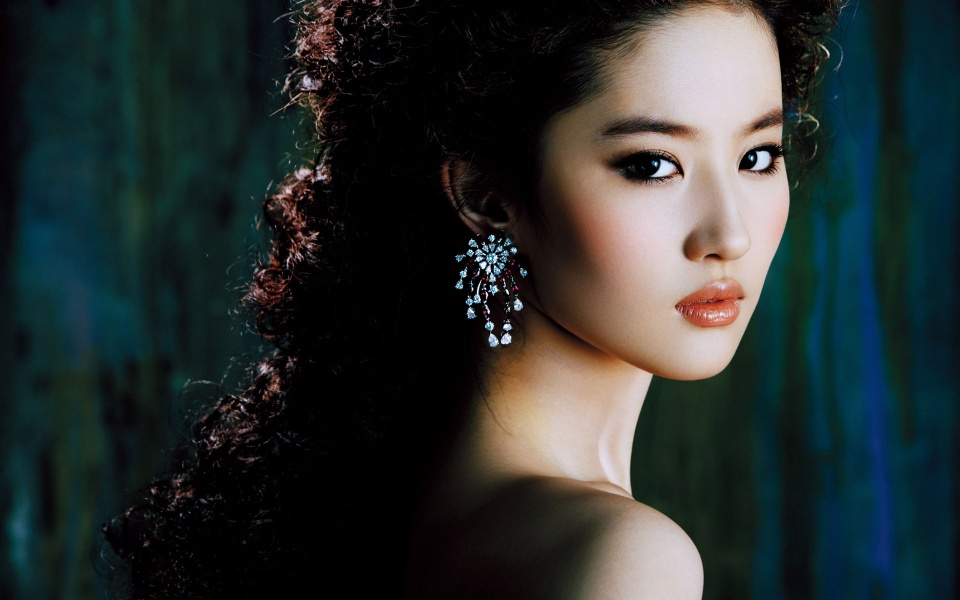
#> input picture df1.jpg, 960 x 600 px
$ python img_crop.py
#> lines starting #> are read from the running program, lines starting #| are printed output that depends on the picture
import cv2
import numpy as n
img=cv2.imread('df1.jpg')
#> img is the input picture: shape (600, 960, 3); mean B, G, R 47.2, 47.8, 40.8
height,width=img.shape[:2]
#> height = 600; width = 960
start_row,start_col=int(height*0.25),int(width*0.15)
#> start_row = 150; start_col = 144
end_row,end_col=int (height*0.75),int (width*0.9)
#> end_row = 450; end_col = 864
cropped=img[start_row:end_row,start_col:end_col]
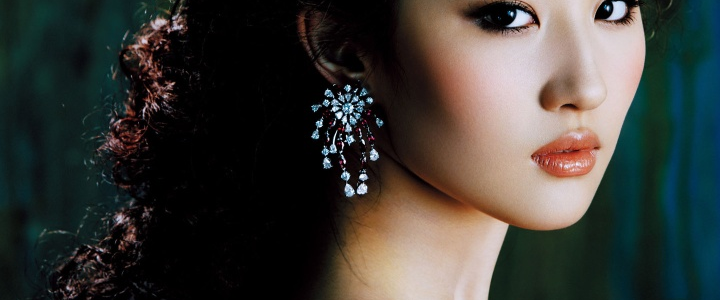
#> cropped: shape (300, 720, 3); mean B, G, R 54.1, 58.3, 58.5
cv2.imshow('Original',img)
cv2.waitKey(0)
cv2.imshow('Cropped',cropped)
cv2.waitKey(0)
cv2.destroyAllWindows()
